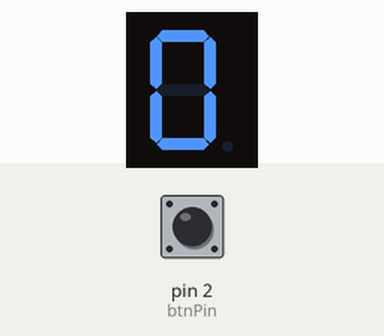
Recording of a sketch running on a simulated Arduino Uno, built with avr-gcc and run on an emulated ATmega328P. On the bench: 1-digit seven-segment display. Wiring (inferred from the names in the program): 1-digit 7-segment display, segments lit when LOW: segments pin 3, pin 4, pin 5, pin 6, pin 7, pin 8, pin 9. The test bench sets the inputs (shaded band); at power-on: pin 2 (btnPin) HIGH. EEPROM starts erased; the segment pins are drawn as the display they are named for.

Above: at 1.2 s.
1.3 s: pin 2 (btnPin) pulled LOW for 0.15 s
At 3.7 s:
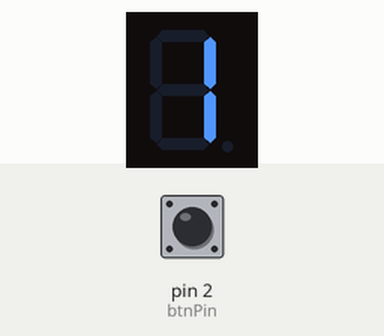
4.4 s: pin 2 (btnPin) pulled LOW for 1 s
At 7.1 s:
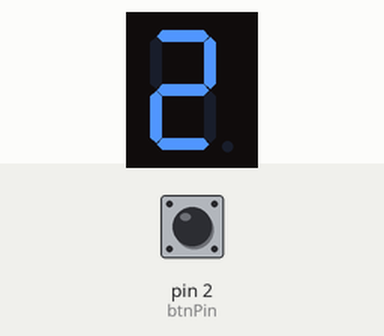
8.4 s: pin 2 (btnPin) pulled LOW for 0.15 s
At 9.5 s:
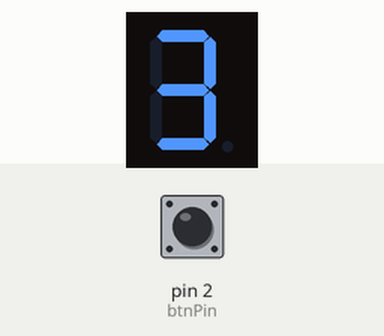
11.5 s: pin 2 (btnPin) pulled LOW for 1 s
At 12.9 s:
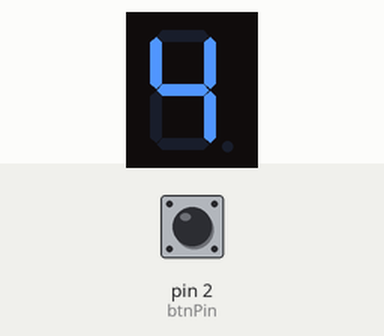
Timing chart, 0 to 14.5 s (numbered marks = the images above; inputs shaded):
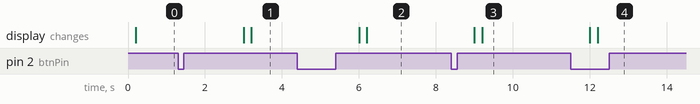

The sketch:

lab_2.ino
```cpp
#include <EEPROM.h>

#define EEPROM_MAGIC_ADDR 0 // address to store a "magic" byte
#define EEPROM_NUM_ADDR 1   // address to store last displayed number
#define MAGIC_VALUE 42      // magic number to check if everything is ok?

// 7-segment display pins
int a = 3;
int b = 4;
int c = 5;
int d = 6;
int e = 7;
int f = 8;
int g = 9;

int btnPin = 2; // button pin

// variables
int num = 0;                                    // current displayed number
volatile bool btnPressed = false;               // button press flag (set by interrupt)
volatile unsigned long lastInterruptTime = 0;   // for debouncing
volatile bool blinkFlag = false;                // flag to trigger blinking
unsigned long blinkStart = 0;                   // time when blinking started
bool isBlinking = false;                        // true while number is off during blink

void setup()
{
  // button setup
  pinMode(btnPin, INPUT_PULLUP);
  attachInterrupt(digitalPinToInterrupt(btnPin), handleButton, FALLING);

  // 7-segment setup
  pinMode(a, OUTPUT);
  pinMode(b, OUTPUT);
  pinMode(c, OUTPUT);
  pinMode(d, OUTPUT);
  pinMode(e, OUTPUT);
  pinMode(f, OUTPUT);
  pinMode(g, OUTPUT);

  // EEPROM initialization
  byte magic = EEPROM.read(EEPROM_MAGIC_ADDR);

  if (magic == MAGIC_VALUE) {
    num = EEPROM.read(EEPROM_NUM_ADDR);
  } else {
    num = 0;
    EEPROM.write(EEPROM_MAGIC_ADDR, MAGIC_VALUE);
    EEPROM.write(EEPROM_NUM_ADDR, num);
  }
  showNumber(numToBits(num));

  // Timer1 setup
  noInterrupts();
  TCCR1A = 0;                 // Init Timer1 reg A
  TCCR1B = 0;                 // Init Timer1 reg B
  TCNT1  = 0;                 // reset counter value
  OCR1A = 46874;              // compare value for 3s (3s*16MHz/1024 -1)
  TCCR1B |= (1 << WGM12);     // enable CTC mode (Clear TIme on Compare)
  TCCR1B |= (1 << CS12) | (1 << CS10);  // prescaler 1024
  TIMSK1 |= (1 << OCIE1A);    // enable Timer1 compare A interrupt
  interrupts();
}

void loop()
{

  if (blinkFlag) {
    blinkFlag = false;
    showNumber(0b0000000);  // turn off all segments
    blinkStart = millis();
    isBlinking = true;
  }

  // end blinking after 200 ms
  if (isBlinking && millis() - blinkStart >= 200) {
    showNumber(numToBits(num));
    isBlinking = false;
  }

  // handle button press
  if(btnPressed){
    num = (num + 1) % 10;
    //showNumber(numToBits(num));
    EEPROM.write(EEPROM_NUM_ADDR, num);

    btnPressed = false;
  }
}

byte numToBits(int num){
  switch(num){
    case 0:
    	return 0b1111110;
      break;
    case 1:
		  return 0b0110000;
    	break;
    case 2:
		  return 0b1101101;
    	break;
    case 3:
		  return 0b1111001;
    	break;
    case 4:
		  return 0b0110011;
    	break;
    case 5:
		  return 0b1011011;
    	break;
    case 6:
		  return 0b1011111;
    	break;
    case 7:
		  return 0b1110000;
    	break;
    case 8:
		  return 0b1111111;
    	break;
    case 9:
		  return 0b1111011;
    	break;
    default:
    	return 0b1111110;
    	break;
  }
}

// displays the given bit pattern on 7-segment
void showNumber(byte byteNum){
  int j = 6;
  for(int i = a; i <= g; i++){
    int numBit = bitRead(byteNum, j--);
    digitalWrite(i, numBit? LOW:HIGH);  // LOW turns on a segment
  }
}

//------- ISR section -------

// external interrupt:button press
void handleButton() {
  unsigned long t = millis();
  if (t - lastInterruptTime > 40) {  // debounce time
    btnPressed = true;
  }
  lastInterruptTime = t;
}

// internal interrupt
ISR(TIMER1_COMPA_vect) {
  blinkFlag = true; // trigger blink in the main loop
}
```

Measured:
- after the input at 1.3 s, the display: first differs from a run without the input after 1.9 s (image 1)
- after the input at 4.4 s, the display: first differs from a run without the input after 1.8 s (image 2)
- after the input at 8.4 s, the display: first differs from a run without the input after 0.80 s (image 3)
- after the input at 11.5 s, the display: first differs from a run without the input after 0.70 s (image 4)
